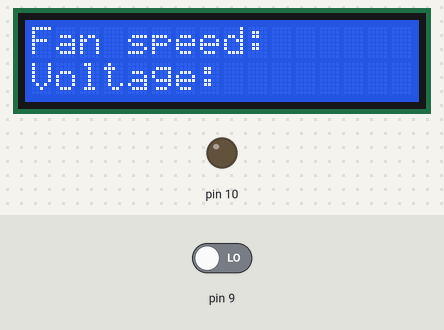
Bench run of a sketch on a simulated Arduino Uno, built with avr-gcc and run on an emulated ATmega328P. On the bench: 16×2 character LCD, output pins drawn as LEDs (lit = HIGH). Inputs (shaded band) come from the test bench; at power-on: pin 9 LOW.

Above: at 1.2 s.
1.3 s: pin 9 driven HIGH
At 2.7 s:
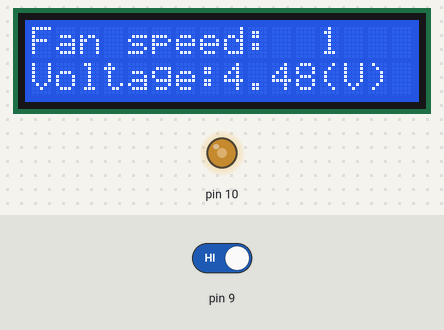
4.3 s: pin 9 driven LOW
At 5.5 s:
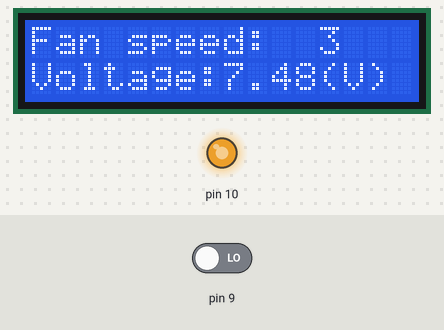
5.8 s: pin 9 driven HIGH
At 8.2 s:
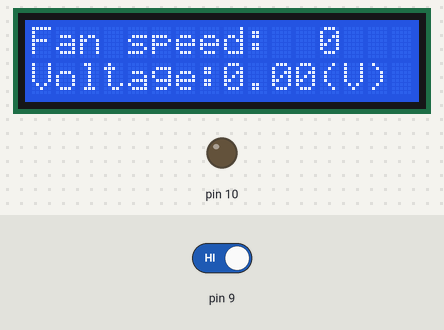
Timing chart, 0 to 14.8 s (numbered marks = the images above; inputs shaded):
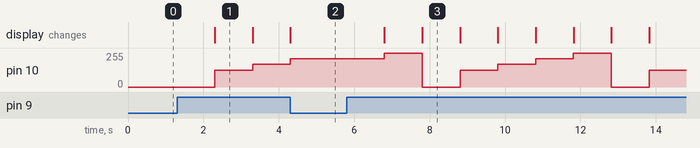

The sketch:

20190425.ino
```cpp
#include <LiquidCrystal.h>
#include<Wire.h>
#define RS 2
#define E 3
#define D4 4
#define D5 5
#define D6 6
#define D7 7
int A;
int lastA=0;
int h=0;
int p=0;
int i=0;
float v=0;
LiquidCrystal lcd(RS,E,D4,D5,D6,D7);

void setup() {
  // put your setup code here, to run once:
lcd.begin(16,2);
lcd.clear();
lcd.setCursor(0,0);
lcd.print("Fan speed:");
A=0;
h=0;
 lcd.setCursor(0,1);
 lcd.print("Voltage:");
}

void loop() {

  // put your main code here, to run repeatedly:
  A=digitalRead(9);
  if (A!=lastA){
    if(A=HIGH){
      if (h<4){
       h++;
      delay(1000);
      lcd.setCursor(12,0);
      lcd.print(h);
      }
      else{
        h=0;
        delay(1000);
      lcd.setCursor(12,0);
      lcd.print(h);
      }
      if(h==1){
        i=h-1;
        p=127.5+42.5*i;
        analogWrite(10,p);
        v=9.00*(p/255.00);
        lcd.setCursor(0,1);
         lcd.print("Voltage:");
        lcd.setCursor(8,1);
        lcd.print(v);
           lcd.setCursor(12,1);
           lcd.print("(V)");
      }
      else if (h==2){

        i=h-1;
        p=127.5+42.5*i;
          analogWrite(10,p);
          v=9.00*(p/255.00);
          lcd.setCursor(0,1);
          lcd.print("Voltage:");
          lcd.setCursor(8,1);
          lcd.print(v);
             lcd.setCursor(12,1);
           lcd.print("(V)");
      }
      else if (h==3){
        i=h-1;
        p=127.5+42.5*i;
          analogWrite(10,p);
           v=9.00*(p/255.00);
          lcd.setCursor(0,1);
            lcd.print("Voltage:");
           lcd.setCursor(8,1);
            lcd.print(v);
               lcd.setCursor(12,1);
           lcd.print("(V)");
      }
      else if (h==4){
           i=h-1;
           p=127.5+42.5*i;
          analogWrite(10,p);
          v=9.00*(p/255.00);
           lcd.setCursor(0,1);
           lcd.print("Voltage:");
            lcd.setCursor(8,1);
            lcd.print(v);
               lcd.setCursor(12,1);
           lcd.print("(V)");
      }
      else if (h==0){
          analogWrite(10,0);
           v=0;
          lcd.setCursor(0,1);
          lcd.print("Voltage:");
          lcd.setCursor(8,1);
           lcd.print(v);
           lcd.setCursor(12,1);
           lcd.print("(V)");
      }
      }


    }

}
```

Measured:
- after the input at 1.3 s, pin 10: 0/255 → 127/255 after 1.0 s, → 170/255 1.0 s later; the display: changes after 1.0 s (image 1)
- after the input at 4.3 s, pin 10: goes on until 4.3 s, then stays 212/255
- after the input at 5.8 s, pin 10: 212/255 → 255/255 after 1.0 s, → 0/255 1.0 s later, → 127/255 1.0 s later, → 170/255 1.0 s later, … (8 changes in this stretch); the display: first changes after 1.0 s (image 3 shows a later state)
- what the display in image 1 shows lasts 1.0 s, from 2.3 s to 3.3 s
